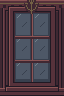

Rendered tile map (Tiled .tmx) drawn with the repository's tilesets; below, a short description and the full map source, tile grids included:
An orthogonal 2x3 tile map with 32x32 px tiles, 1 tile layer (Assembly), 3 tilesets.

<map version="1.10" orientation="orthogonal" renderorder="right-down" width="2" height="3" tilewidth="32" tileheight="32" infinite="0" nextlayerid="2" nextobjectid="1">
  <tileset firstgid="1" source="../floors.tsx" />
  <tileset firstgid="321" source="../walls.tsx" />
  <tileset firstgid="961" source="../architecture.tsx" />
  <layer id="1" name="Assembly" width="2" height="3">
    <data encoding="csv">
587,588,
603,604,
619,620
</data>
  </layer>
</map>
